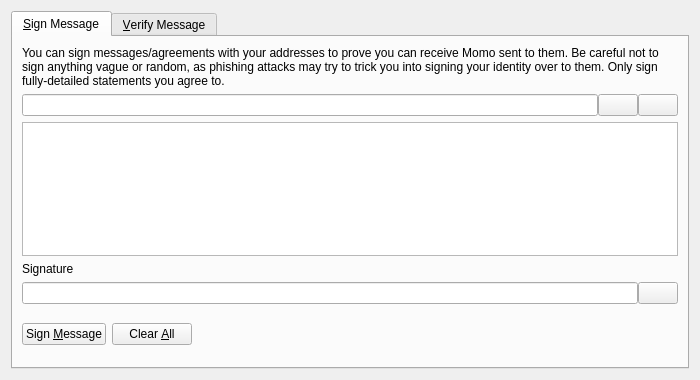
<?xml version="1.0" encoding="UTF-8"?>
<ui version="4.0">
 <class>SignVerifyMessageDialog</class>
 <widget class="QDialog" name="SignVerifyMessageDialog">
  <property name="geometry">
   <rect>
    <x>0</x>
    <y>0</y>
    <width>700</width>
    <height>380</height>
   </rect>
  </property>
  <property name="windowTitle">
   <string>Signatures - Sign / Verify a Message</string>
  </property>
  <property name="modal">
   <bool>true</bool>
  </property>
  <layout class="QVBoxLayout" name="verticalLayout">
   <item>
    <widget class="QTabWidget" name="tabWidget">
     <property name="currentIndex">
      <number>0</number>
     </property>
     <widget class="QWidget" name="tabSignMessage">
      <attribute name="title">
       <string>&amp;Sign Message</string>
      </attribute>
      <layout class="QVBoxLayout" name="verticalLayout_SM">
       <item>
        <widget class="QLabel" name="infoLabel_SM">
         <property name="text">
          <string>You can sign messages/agreements with your addresses to prove you can receive Momo sent to them. Be careful not to sign anything vague or random, as phishing attacks may try to trick you into signing your identity over to them. Only sign fully-detailed statements you agree to.</string>
         </property>
         <property name="textFormat">
          <enum>Qt::PlainText</enum>
         </property>
         <property name="wordWrap">
          <bool>true</bool>
         </property>
        </widget>
       </item>
       <item>
        <layout class="QHBoxLayout" name="horizontalLayout_1_SM">
         <property name="spacing">
          <number>0</number>
         </property>
         <item>
          <widget class="QValidatedLineEdit" name="addressIn_SM">
           <property name="toolTip">
            <string>The Momo address to sign the message with</string>
           </property>
          </widget>
         </item>
         <item>
          <widget class="QPushButton" name="addressBookButton_SM">
           <property name="toolTip">
            <string>Choose previously used address</string>
           </property>
           <property name="text">
            <string/>
           </property>
           <property name="shortcut">
            <string>Alt+A</string>
           </property>
           <property name="autoDefault">
            <bool>false</bool>
           </property>
          </widget>
         </item>
         <item>
          <widget class="QPushButton" name="pasteButton_SM">
           <property name="toolTip">
            <string>Paste address from clipboard</string>
           </property>
           <property name="text">
            <string/>
           </property>
           <property name="shortcut">
            <string>Alt+P</string>
           </property>
           <property name="autoDefault">
            <bool>false</bool>
           </property>
          </widget>
         </item>
        </layout>
       </item>
       <item>
        <widget class="QPlainTextEdit" name="messageIn_SM">
         <property name="toolTip">
          <string>Enter the message you want to sign here</string>
         </property>
        </widget>
       </item>
       <item>
        <widget class="QLabel" name="signatureLabel_SM">
         <property name="text">
          <string>Signature</string>
         </property>
         <property name="textFormat">
          <enum>Qt::PlainText</enum>
         </property>
        </widget>
       </item>
       <item>
        <layout class="QHBoxLayout" name="horizontalLayout_2_SM">
         <property name="spacing">
          <number>0</number>
         </property>
         <item>
          <widget class="QLineEdit" name="signatureOut_SM">
           <property name="font">
            <font>
             <italic>true</italic>
            </font>
           </property>
           <property name="readOnly">
            <bool>true</bool>
           </property>
          </widget>
         </item>
         <item>
          <widget class="QPushButton" name="copySignatureButton_SM">
           <property name="toolTip">
            <string>Copy the current signature to the system clipboard</string>
           </property>
           <property name="text">
            <string/>
           </property>
           <property name="autoDefault">
            <bool>false</bool>
           </property>
          </widget>
         </item>
        </layout>
       </item>
       <item>
        <layout class="QHBoxLayout" name="horizontalLayout_3_SM">
         <item>
          <widget class="QPushButton" name="signMessageButton_SM">
           <property name="toolTip">
            <string>Sign the message to prove you own this Momo address</string>
           </property>
           <property name="text">
            <string>Sign &amp;Message</string>
           </property>
           <property name="autoDefault">
            <bool>false</bool>
           </property>
          </widget>
         </item>
         <item>
          <widget class="QPushButton" name="clearButton_SM">
           <property name="toolTip">
            <string>Reset all sign message fields</string>
           </property>
           <property name="text">
            <string>Clear &amp;All</string>
           </property>
           <property name="autoDefault">
            <bool>false</bool>
           </property>
          </widget>
         </item>
         <item>
          <spacer name="horizontalSpacer_1_SM">
           <property name="orientation">
            <enum>Qt::Horizontal</enum>
           </property>
           <property name="sizeHint" stdset="0">
            <size>
             <width>40</width>
             <height>48</height>
            </size>
           </property>
          </spacer>
         </item>
         <item>
          <widget class="QLabel" name="statusLabel_SM">
           <property name="font">
            <font>
             <weight>75</weight>
             <bold>true</bold>
            </font>
           </property>
           <property name="text">
            <string/>
           </property>
           <property name="wordWrap">
            <bool>true</bool>
           </property>
          </widget>
         </item>
         <item>
          <spacer name="horizontalSpacer_2_SM">
           <property name="orientation">
            <enum>Qt::Horizontal</enum>
           </property>
           <property name="sizeHint" stdset="0">
            <size>
             <width>40</width>
             <height>48</height>
            </size>
           </property>
          </spacer>
         </item>
        </layout>
       </item>
      </layout>
     </widget>
     <widget class="QWidget" name="tabVerifyMessage">
      <attribute name="title">
       <string>&amp;Verify Message</string>
      </attribute>
      <layout class="QVBoxLayout" name="verticalLayout_VM">
       <item>
        <widget class="QLabel" name="infoLabel_VM">
         <property name="text">
          <string>Enter the receiver's address, message (ensure you copy line breaks, spaces, tabs, etc. exactly) and signature below to verify the message. Be careful not to read more into the signature than what is in the signed message itself, to avoid being tricked by a man-in-the-middle attack. Note that this only proves the signing party receives with the address, it cannot prove sendership of any transaction!</string>
         </property>
         <property name="textFormat">
          <enum>Qt::PlainText</enum>
         </property>
         <property name="alignment">
          <set>Qt::AlignLeading|Qt::AlignLeft|Qt::AlignTop</set>
         </property>
         <property name="wordWrap">
          <bool>true</bool>
         </property>
        </widget>
       </item>
       <item>
        <layout class="QHBoxLayout" name="horizontalLayout_1_VM">
         <property name="spacing">
          <number>0</number>
         </property>
         <item>
          <widget class="QValidatedLineEdit" name="addressIn_VM">
           <property name="toolTip">
            <string>The Momo address the message was signed with</string>
           </property>
          </widget>
         </item>
         <item>
          <widget class="QPushButton" name="addressBookButton_VM">
           <property name="toolTip">
            <string>Choose previously used address</string>
           </property>
           <property name="text">
            <string/>
           </property>
           <property name="shortcut">
            <string>Alt+A</string>
           </property>
           <property name="autoDefault">
            <bool>false</bool>
           </property>
          </widget>
         </item>
        </layout>
       </item>
       <item>
        <widget class="QPlainTextEdit" name="messageIn_VM"/>
       </item>
       <item>
        <widget class="QValidatedLineEdit" name="signatureIn_VM"/>
       </item>
       <item>
        <layout class="QHBoxLayout" name="horizontalLayout_2_VM">
         <item>
          <widget class="QPushButton" name="verifyMessageButton_VM">
           <property name="toolTip">
            <string>Verify the message to ensure it was signed with the specified Momo address</string>
           </property>
           <property name="text">
            <string>Verify &amp;Message</string>
           </property>
           <property name="autoDefault">
            <bool>false</bool>
           </property>
          </widget>
         </item>
         <item>
          <widget class="QPushButton" name="clearButton_VM">
           <property name="toolTip">
            <string>Reset all verify message fields</string>
           </property>
           <property name="text">
            <string>Clear &amp;All</string>
           </property>
           <property name="autoDefault">
            <bool>false</bool>
           </property>
          </widget>
         </item>
         <item>
          <spacer name="horizontalSpacer_1_VM">
           <property name="orientation">
            <enum>Qt::Horizontal</enum>
           </property>
           <property name="sizeHint" stdset="0">
            <size>
             <width>40</width>
             <height>48</height>
            </size>
           </property>
          </spacer>
         </item>
         <item>
          <widget class="QLabel" name="statusLabel_VM">
           <property name="font">
            <font>
             <weight>75</weight>
             <bold>true</bold>
            </font>
           </property>
           <property name="text">
            <string/>
           </property>
           <property name="wordWrap">
            <bool>true</bool>
           </property>
          </widget>
         </item>
         <item>
          <spacer name="horizontalSpacer_2_VM">
           <property name="orientation">
            <enum>Qt::Horizontal</enum>
           </property>
           <property name="sizeHint" stdset="0">
            <size>
             <width>40</width>
             <height>48</height>
            </size>
           </property>
          </spacer>
         </item>
        </layout>
       </item>
      </layout>
     </widget>
    </widget>
   </item>
  </layout>
 </widget>
 <customwidgets>
  <customwidget>
   <class>QValidatedLineEdit</class>
   <extends>QLineEdit</extends>
   <header>qvalidatedlineedit.h</header>
  </customwidget>
 </customwidgets>
 <resources>
  <include location="../momo.qrc"/>
 </resources>
 <connections/>
</ui>
